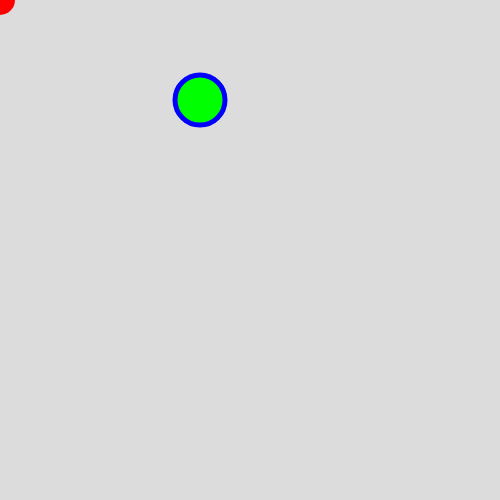
Frame 1 (no input)
Frame 60 (no input): identical to frame 1, image omitted
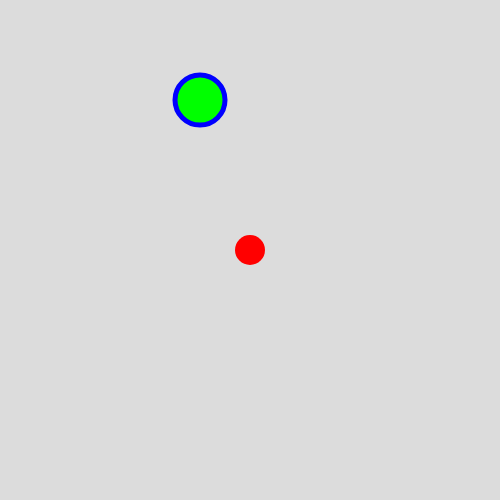
Frame 120 (the mouse pressed at the canvas centre since frame 60)

The p5.js sketch that drew these frames (run headless with seeded random() and noise() and a simulated clock; from frame 60 on, the mouse is pressed at the canvas centre):

// p5.js sketch
// ── sketch.js
// Ciirdunate System and User Events
// Xinchen
// Feb 6th, 2025
//not run-to-completion, but interactive programs...
// 
// 


function setup() {
  // runs once, at the very beginning
  createCanvas(500, 500);
}

function draw() {
  //draw loop, repsats over and over forever
  //-target of 60 frames per second
  // a new image is drawn at the bottom of the loop
  background(220);
  twoCircle();
  //secret calculated delay()
  //screen updates at end of loop
}
function twoCircle(){
  fill(0,255,0);
  stroke(0,0,255);
  strokeWeight(5);

  circle(200,100,50);
  noStroke();
  fill(255,0,0);
  circle(mouseX,mouseY,30);

}
